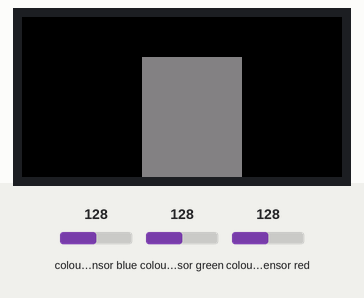
This sketch was run on a simulated Arduino Uno, built with avr-gcc and run on an emulated ATmega328P. On the bench: 160×80 colour display. The test bench sets the inputs (shaded band); at power-on: colour sensor blue 128, colour sensor green 128, colour sensor red 128. What the sketch prints to the serial monitor is not drawn.

Above: at 2.3 s.
2.4 s: colour sensor blue set to 5
At 3.1 s:
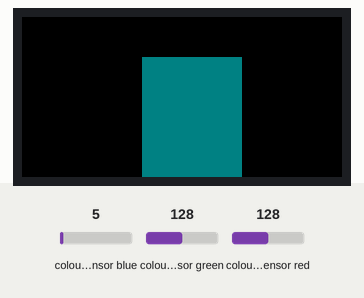
3.9 s: colour sensor green set to 5
At 4.4 s:
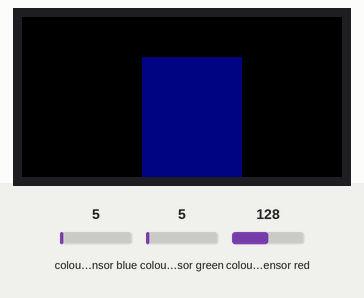
5.4 s: colour sensor red set to 5
At 6.6 s:
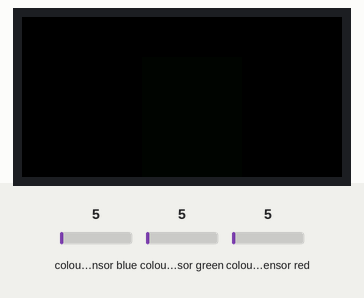
6.9 s: colour sensor blue set to 64
At 7.9 s:
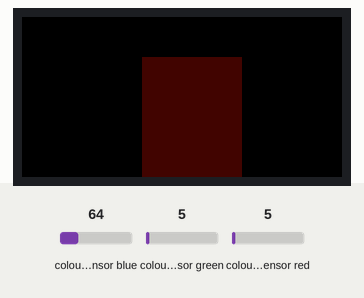
8.4 s: colour sensor green set to 64
At 9.0 s:
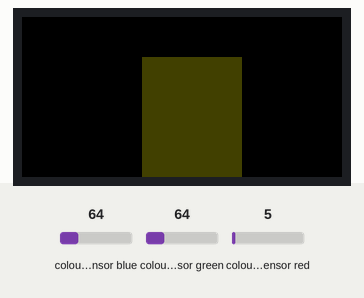
9.9 s: colour sensor red set to 64
At 10.2 s:
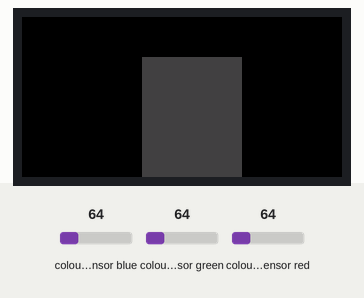
Timing chart, 0 to 12.4 s (numbered marks = the images above; inputs shaded):
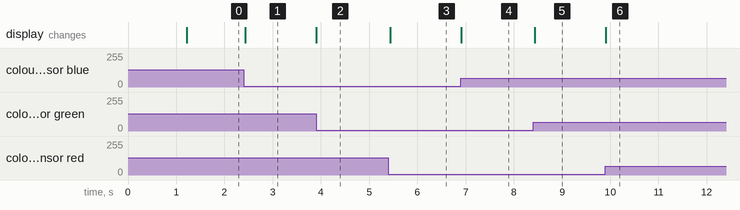

Measured:
- after the input at 2.4 s, the display: changes at once (image 1)
- after the input at 3.9 s, the display: changes at once (image 2)
- after the input at 5.4 s, the display: changes at once (image 3)
- after the input at 6.9 s, the display: changes at once (image 4)
- after the input at 8.4 s, the display: changes at once (image 5)
- after the input at 9.9 s, the display: changes at once (image 6)

The sketch:

color_lcd.ino
```cpp
#include <Adafruit_GFX.h>
#include <Adafruit_ST7735.h>
#include <Adafruit_ST7789.h>
#include <SPI.h>
#include "color_hack.h"
#include <Adafruit_TCS34725.h>
#define TCS_I2C_ADDR 0x29
#define TFT_CS 1
#define TFT_DC 2
#define TFT_RST 12
#define TFT_MOSI 15  // Data out (VSPI)
#define TFT_SCLK 13  // Clock out (VSPI)
Adafruit_TCS34725 tcs = Adafruit_TCS34725(TCS34725_INTEGRATIONTIME_50MS,TCS34725_GAIN_4X);

Adafruit_ST7735 tft = Adafruit_ST7735(TFT_CS, TFT_DC, TFT_MOSI, TFT_SCLK, TFT_RST);

void setup(void) {
  Serial.begin(115200);
  Serial.print("Hello! ST77xx TFT Test...");
  tft.initR(INITR_MINI160x80);  // Init ST7735S mini display 80x160
  Serial.println("Initialized");
  tft.setRotation(3);  // 0=default, 3=pin up
  Serial.begin(115200);
  Wire.begin();
  tcs.begin(TCS_I2C_ADDR);


  uint16_t time = millis();
  tft.fillScreen(ST77XX_BLACK);
  time = millis() - time;
  Serial.print("fillScreen time=");
  Serial.print(time, DEC);
  Serial.println("ms.");
  delay(1000);
}
void loop() {
  testdrawrects();

  delay(10);

}

void testdrawrects() {
  float r, g, b;
  tcs.getRGB(&r, &g, &b);
  int rr = ceil(r);
  int gg = ceil(g);
  int bb = ceil(b);
  int c = color565_mod(rr,gg,bb);
  Serial.print("r:");
  Serial.print(rr);
  Serial.print(",g:");
  Serial.print(gg);
  Serial.print(",b:");
  Serial.print(bb);
  Serial.println();
  tft.fillRect(60,20,50,70,c);
}
```

color_hack.h
```cpp
/*
Modified to workaround defected module.
*/
#define ST77XX_BLACK 0x0000
#define ST77XX_WHITE 0xFFFF
#define ST77XX_BLUE 0xF800
#define ST77XX_GREEN 0x07E0
#define ST77XX_RED 0x001F
#define ST77XX_YELLOW 0x07FF
#define ST77XX_MAGENTA 0xF81F
#define ST77XX_CYAN 0xFFE0
#define ST77XX_ORANGE 0x053F

uint16_t color565_mod(uint8_t blue, uint8_t green, uint8_t red) {
  return ((red & 0xF8) << 8) | ((green & 0xFC) << 3) | (blue >> 3);
}

uint16_t color565_mod_hex(uint32_t hex) {
  return color565_mod((hex >> 16) & 0x0000ff, (hex >> 8) & 0x0000ff, hex & 0x0000ff);
}
```
